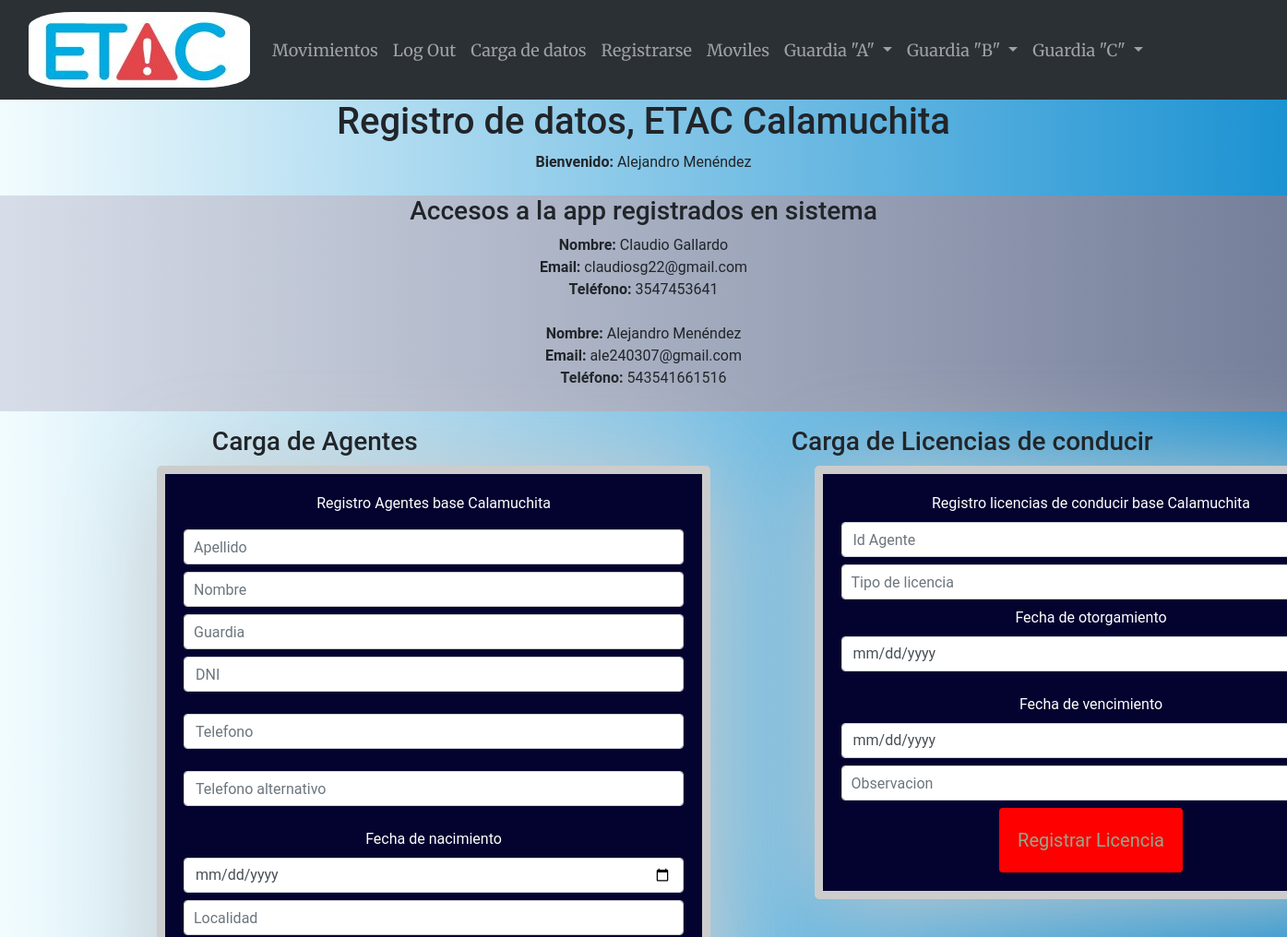
/secrets (signed in, upper part), run on an earlier commit of the app's database.
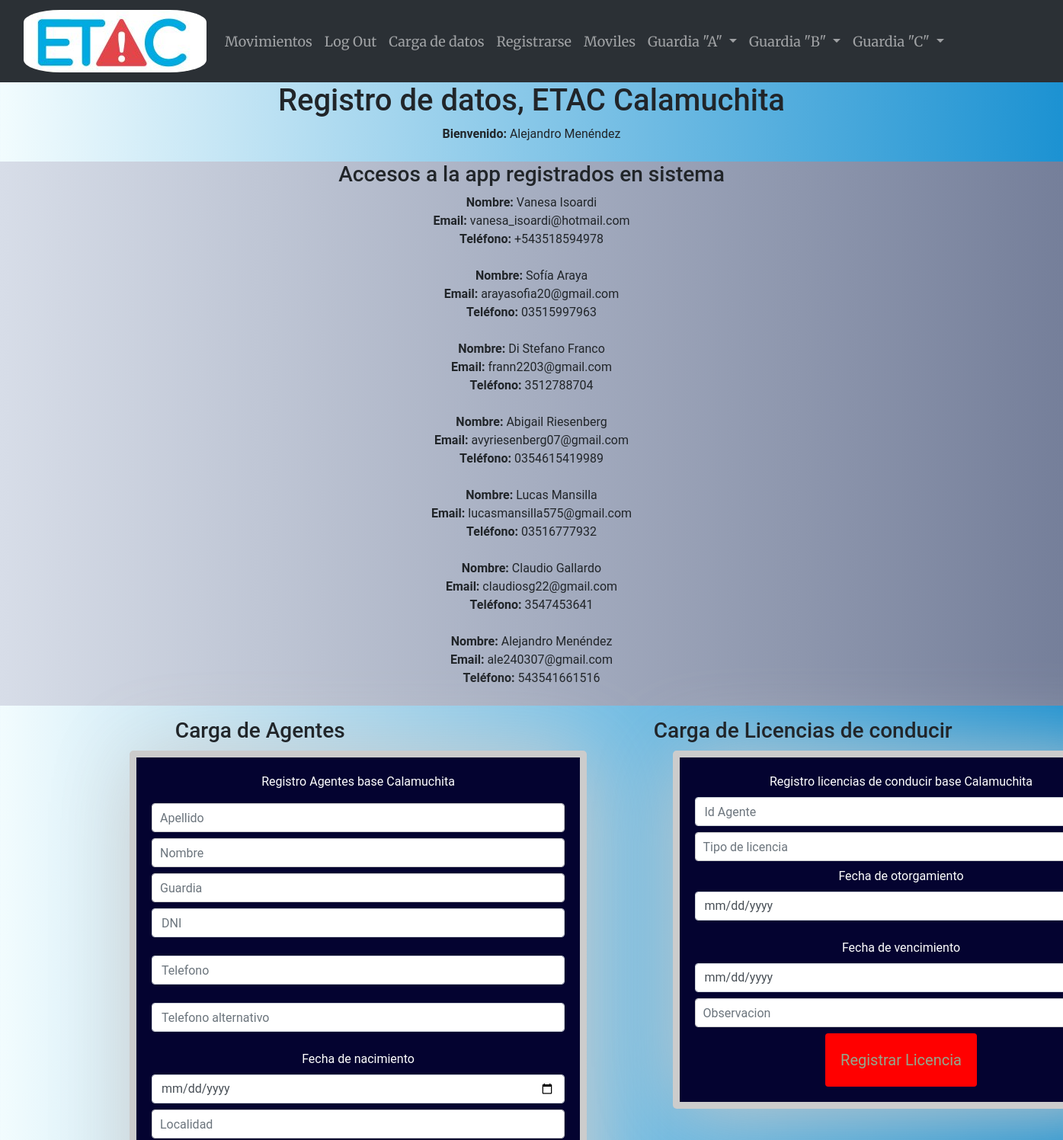
And on a later commit of the database.
### main.py (models this page shows)
    class User(UserMixin, db.Model):
        id = db.Column(db.Integer, primary_key=True)
        email = db.Column(db.String(100), unique=True)
        password = db.Column(db.String(100))
        name = db.Column(db.String(1000))
        telefono = db.Column(db.String(15))

### main.py (the view, shortened to what this page needs)
@app.route('/secrets', methods=["GET", "POST"])
@login_required
def secrets():
    ultimos3_usuarios = User.query.order_by(User.id.desc()).all()
    print(current_user.name)
    return render_template("secrets.html", name=current_user, last_three_users=ultimos3_usuarios)

### main.py (called while the page is built)
@login_manager.user_loader
def load_user(user_id):
    return User.query.get(int(user_id))

### templates/secrets.html (shortened to what this page needs)
{% extends "base.html" %}
{% block content %}
<h1 class="text-center">Registro de datos, ETAC Calamuchita</h1>
{% if name %}
      <strong>Bienvenido:</strong> {{ name.name }} <br>
  <br>
  {% endif %}
<div class="usuarios_registrados">
  <h3 class="text-center">Accesos a la app registrados en sistema</h3>
  {% if last_three_users %}
  <ul class="list-unstyled">
    {% for user in last_three_users %}
    <li>
      <strong>Nombre:</strong> {{ user.name }} <br>
      <strong>Email:</strong> {{ user.email }}<br>
      <strong>Teléfono:</strong> {{ user.telefono }}<br><br>
    </li>
    {% endfor %}
  </ul>
  {% else %}
  <p class="text-center">No hay usuarios registrados.</p>
  {% endif %}
</div>
  <section class="formularios">
    <div class="row">
      <div class="col-lg-6 col-md-12">
        <h3 class="text-center">Carga de Agentes</h3>
        <form class="form_ins" action="{{ url_for('secrets') }}" method="post" enctype="multipart/form-data">
          <label style="color:white">Registro Agentes base Calamuchita</label>
          <input type="text" class="form-control" name="apellido" placeholder="Apellido" required="required" />
          <input type="text" class="form-control" name="nombre" placeholder="Nombre" required="required" />
          <input type="text" class="form-control" name="guardia" placeholder="Guardia" required="required" pattern="[A-C]" title="Solo se permiten valores A, B o C" />
          <input type="number" class="form-control" name="dni" placeholder="DNI" required="required" /><br>
          <input type="number" class="form-control" name="telefono" placeholder="Telefono" required="required" /><br>
          <input type="number" class="form-control" name="telefono_alter" placeholder="Telefono alternativo" required="required" /><br>
          <label style="color:white">Fecha de nacimiento</label>
          <input type="date" class="form-control" name="nacimiento" placeholder="Nacimiento" required="required" />
          <input type="text" class="form-control" name="localidad" placeholder="Localidad" required="required" />
        </form>
      </div>
      <div class="col-lg-6 col-md-12">
        <h3 class="text-center">Carga de Licencias de conducir</h3>
        <form class="form_ins" action="{{ url_for('secrets') }}" method="post" enctype="multipart/form-data">
          <label style="color:white">Registro licencias de conducir base Calamuchita</label>
          <input type="number" class="form-control" name="id_agente" placeholder="Id Agente" required="required" />
          <input type="text" class="form-control" name="tipo" placeholder="Tipo de licencia" required="required" />
          <label style="color:white">Fecha de otorgamiento</label>
          <input type="date" class="form-control" name="fecha_otor" placeholder="Fecha Otorgamiento" required="required" /> <br>
          <label style="color:white">Fecha de vencimiento</label>
          <input type="date" class="form-control" name="fecha_venc" placeholder="Fecha Vencimiento" required="required" />
          <input type="text" class="form-control" name="observacion" placeholder="Observacion" />
          <button type="submit" name="registrar_carnet" class="btn btn-primary btn-lg">Registrar Licencia</button>
        </form>
      </div>
    </div>
  </section>
{% endblock %}

### templates/base.html (shortened to what this page needs)
<!DOCTYPE html>
<html lang="es">
<head>
  <link rel="stylesheet" href="sweetalert2.min.css">
    <link rel="stylesheet" type="text/css" href="https://cdn.datatables.net/1.11.5/css/jquery.dataTables.css">
  <link href="https://cdn.jsdelivr.net/npm/bootstrap@5.3.0-alpha3/dist/css/bootstrap.min.css" rel="stylesheet">
   <link rel="stylesheet" href="https://stackpath.bootstrapcdn.com/bootstrap/4.5.2/css/bootstrap.min.css">
  <link rel="stylesheet" href="{{ url_for('static', filename='style.css') }}">
</head>
<body>
<header>
  <nav class="navbar navbar-expand-lg bg-body-tertiary" data-bs-theme='dark'>
    <div class="container-fluid">
      <a class="navbar-brand" href="{{ url_for('index') }}">
        <img class="logo" src="../static/img/logoetac.png">
      </a>
      <div class="collapse navbar-collapse" id="navbarNav">
        <ul class="navbar-nav">
            <li class="nav-item">
            <a class="nav-link" href="movimientos">Movimientos</a>
          </li>
          {% if current_user.is_authenticated %}
          <li class="nav-item">
            <a class="nav-link" href="{{ url_for('logout') }}">Log Out</a>
          </li>
          <li class="nav-item">
            <a class="nav-link" href="{{ url_for('secrets') }}">Carga de datos</a>
          </li>
          <li class="nav-item">
            <a class="nav-link" href="{{ url_for('register') }}">Registrarse</a>
          </li>
            <li class="nav-item">
            <a class="nav-link" href="{{ url_for('moviles') }}">Moviles</a>
          </li>
            <li class="nav-item dropdown">
    <a class="nav-link dropdown-toggle" href="#" id="guardiaADropdown" role="button" data-bs-toggle="dropdown" aria-haspopup="true" aria-expanded="false">
        Guardia "A"
    </a>
</li>
<li class="nav-item dropdown">
    <a class="nav-link dropdown-toggle" href="#" id="guardiaBDropdown" role="button" data-bs-toggle="dropdown" aria-haspopup="true" aria-expanded="false">
        Guardia "B"
    </a>
</li>
<li class="nav-item dropdown">
    <a class="nav-link dropdown-toggle" href="#" id="guardiaCDropdown" role="button" data-bs-toggle="dropdown" aria-haspopup="true" aria-expanded="false">
        Guardia "C"
    </a>
</li>
          {% endif %}
        </ul>
      </div>
    </div>
  </nav>
</header>
{% block content %}
{% endblock %}
</body>
</html>

### static/style.css (style rules this page uses)
body { background: #1c92d2; background: -webkit-linear-gradient(to right, #f2fcfe, #1c92d2); background: linear-gradient(to right, #f2fcfe, #1c92d2); text-align:center; font-family:"Roboto"; }
.logo { border-radius: 20%; }
header { font-size:18px; font-family:"Merriweather"; }
.navbar-collapse { background-color: ; }
form { background-color: #040330 ; margin:10px 170px; border: 9px solid #ccc; padding: 20px; width: 600px; border-radius: 5px; box-shadow: 3px 6px 110px #ccc; }
input[type=text], input[type=email], textarea { width: 100%; padding: 10px; margin: 8px 0; border: 1px solid #ccc; border-radius: 4px; box-sizing: border-box; }
button[type=submit] { background-color: red; color: #94A78C; padding: 20px 20px; border: none; border-radius: 4px; cursor: pointer; }
.usuarios_registrados { background: #757F9A; background: -webkit-linear-gradient(to right, #D7DDE8, #757F9A); background: linear-gradient(to right, #D7DDE8, #757F9A); }

What changed in the data, as far as the page shows it:
added User: name "Vanesa Isoardi", email "vanesa_isoardi@hotmail.com", telefono "+543518594978"
added User: name "Sofía Araya", email "arayasofia20@gmail.com", telefono "03515997963"
added User: name "Di Stefano Franco", email "frann2203@gmail.com", telefono "3512788704"
added User: name "Abigail Riesenberg", email "avyriesenberg07@gmail.com", telefono "0354615419989"
added User: name "Lucas Mansilla", email "lucasmansilla575@gmail.com", telefono "03516777932"
